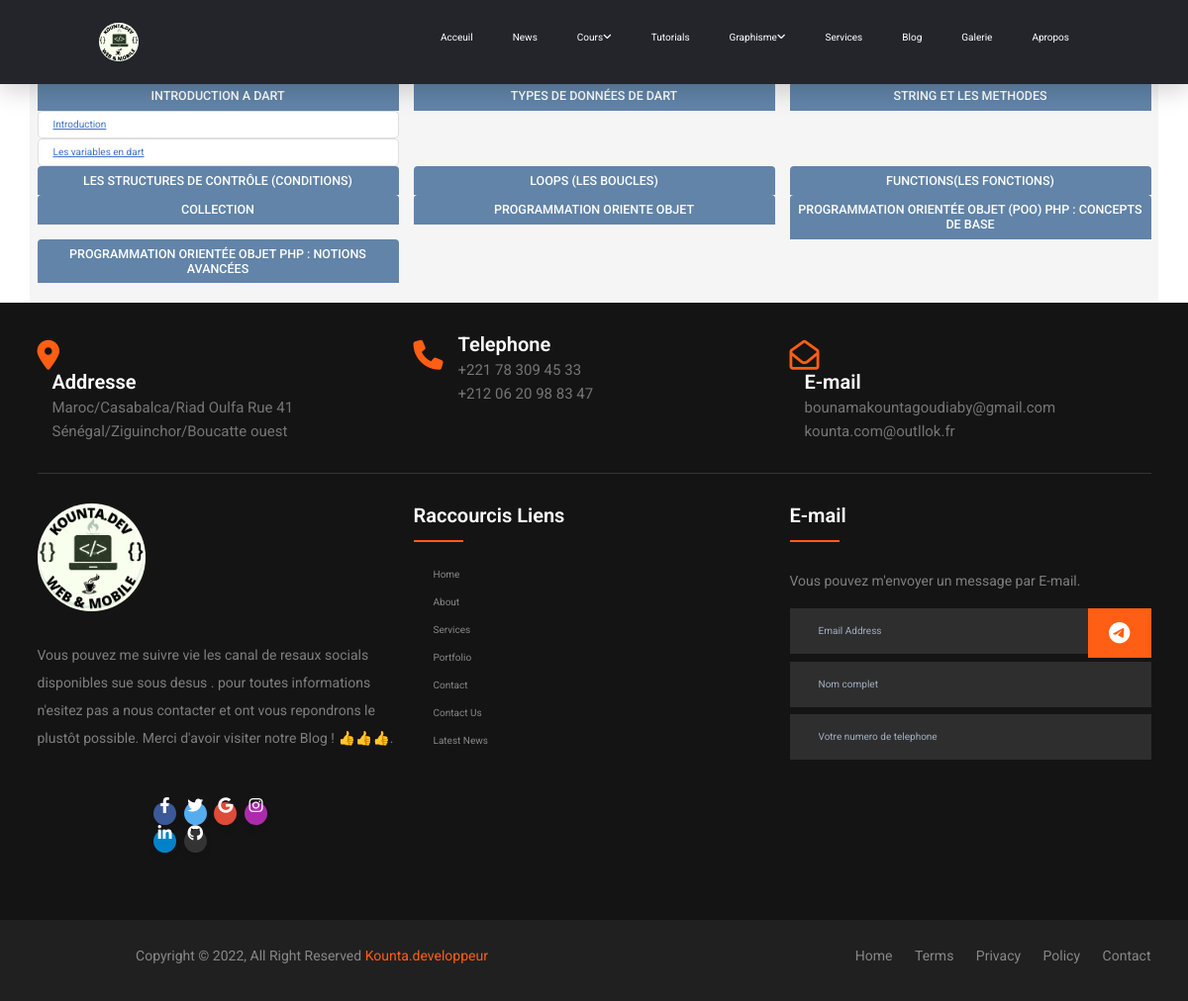
/dart, run on an earlier commit of the app's database.
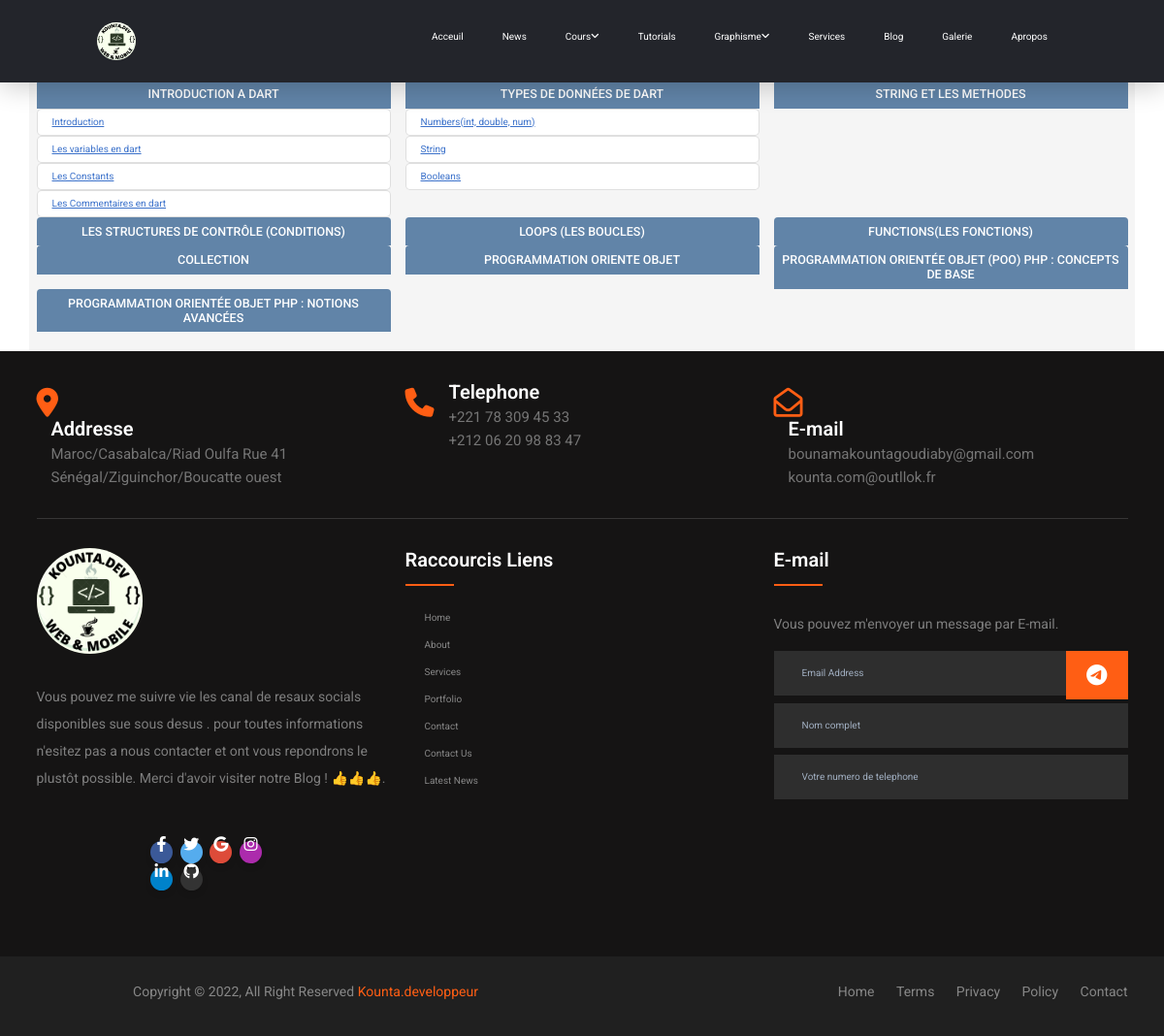
And on a later commit of the database.
### blog/models.py (models this page shows, shortened)
class coursdart(models.Model):
    categorie = models.ForeignKey(
        Categorydart, on_delete=models.SET_NULL, blank=True, null=True)
    title = models.CharField(max_length=500)
    description = models.TextField(max_length=50000)
    code = models.TextField(max_length=50000)
    date_added = models.DateTimeField(auto_now_add=True)
    resultat = models.TextField(max_length=50000)
    class Meta:
        ordering = ['date_added']

### blog/views.py (the view)
# urls.py: path("dart", views.dart, name="dart"),
def dart(request):
    dart1 = coursdart.objects.filter(categorie_id=1).values()
    dart2 = coursdart.objects.filter(categorie_id=2).values()
    dart3 = coursdart.objects.filter(categorie_id=3).values()
    return render(request, "blog/dart/dart.html", {"dart1": dart1, "dart2": dart2, "dart3": dart3})

### blog/templates/blog/dart/dart.html (shortened to what this page needs)
{% extends 'base.html' %} {% load static %} {% block content %}
<section class="services section container" id="services">
    <div class="row">
    <div class="col-lg-4">
        <div class="card-body">
            <h5 class="card-title ">INTRODUCTION A DART</h5>
            {% for drt1 in dart1 %}
            <ul class="list-group">
                <li class="list-group-item"><a href="{% url 'dartdetail' drt1.title %}"class="underline">{{drt1.title}}</a></li>
            </ul>
            {% endfor %}
    </div>
</div>
<div class="col-lg-4">
        <div class="card-body">
            <h5 class="card-title ">TYPES DE DONNÉES DE DART</h5>
            {% for drt2 in dart2 %}
            <ul class="list-group">
                <li class="list-group-item"><a href="#"class="underline">{{drt2.title}}</a></li>
            </ul>
            {% endfor %}
    </div>
</div>
<div class="col-lg-4">
        <div class="card-body">
            <h5 class="card-title ">STRING ET LES METHODES</h5>
    </div>
</div>
<div class="col-lg-4">
        <div class="card-body">
            <h5 class="card-title ">LES STRUCTURES DE CONTRÔLE (CONDITIONS) </h5> </h5>
    </div>
</div>
<div class="col-lg-4">
        <div class="card-body">
            <h5 class="card-title ">LOOPS (LES BOUCLES)</h5>
    </div>
</div>
<div class="col-lg-4">
        <div class="card-body">
            <h5 class="card-title ">FUNCTIONS(LES FONCTIONS)</h5>
    </div>
</div>
<div class="col-lg-4">
        <div class="card-body">
            <h5 class="card-title ">COLLECTION</h5>
    </div>
</div>
<div class="col-lg-4">
        <div class="card-body">
            <h5 class="card-title ">PROGRAMMATION ORIENTE OBJET</h5>
    </div>
</div>
<div class="col-lg-4">
        <div class="card-body">
            <h5 class="card-title "> PROGRAMMATION ORIENTÉE OBJET (POO) PHP : CONCEPTS DE BASE</h5>
    </div>
</div>
<div class="col-lg-4">
        <div class="card-body">
            <h5 class="card-title ">  PROGRAMMATION ORIENTÉE OBJET PHP : NOTIONS AVANCÉES</h5>
    </div>
    </div>
</section>
{% endblock content %}

What changed in the data, as far as the page shows it:
added coursdart: title "Les Constants", shown under "INTRODUCTION A DART"
added coursdart: title "Les Commentaires en dart", shown under "INTRODUCTION A DART"
added coursdart: title "Numbers(int, double, num)", shown under "TYPES DE DONNÉES DE DART"
added coursdart: title "String", shown under "TYPES DE DONNÉES DE DART"
added coursdart: title "Booleans", shown under "TYPES DE DONNÉES DE DART"
